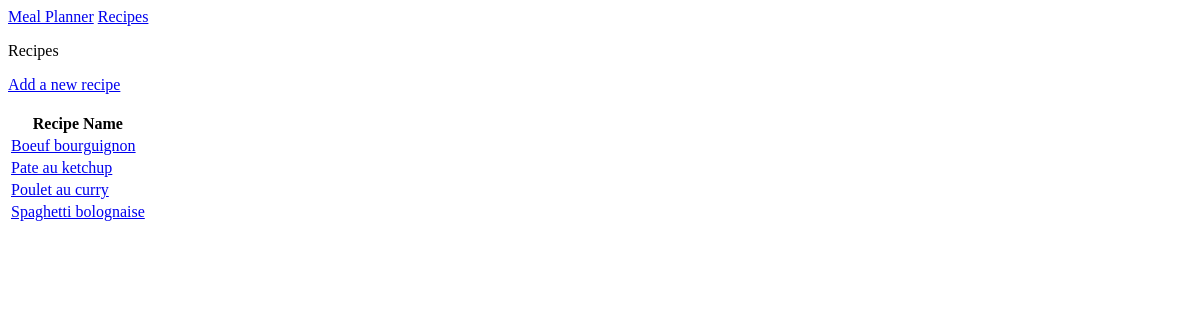
Page /recipes/ on the earlier database version.
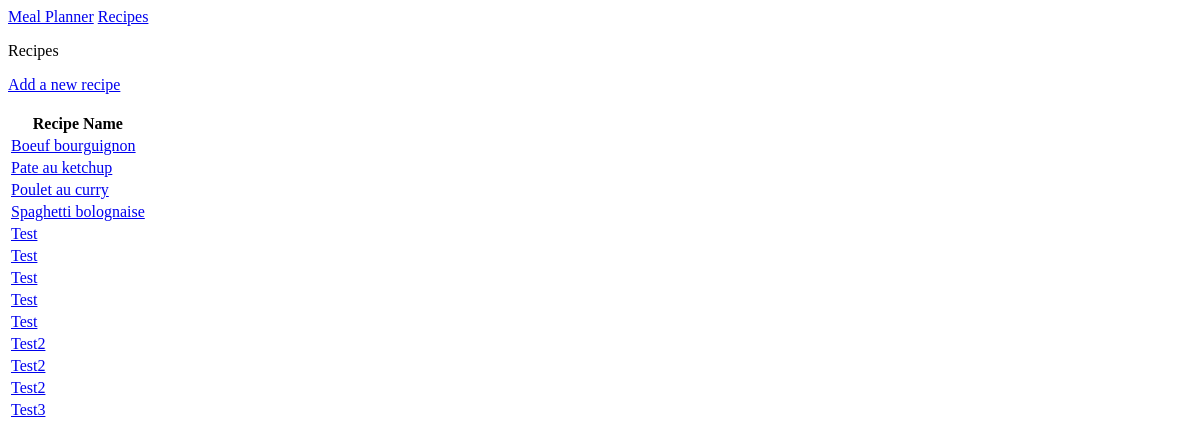
Same page on the later database version.
### meal_planners/models.py (models this page shows)
class Recipe(models.Model):
    name = models.CharField(max_length=200)
    date_added = models.DateTimeField(auto_now_add=True)
    def __str__(self):
        return self.name

### meal_planners/views.py (the view)
# urls.py: path('recipes/', views.recipes, name = 'recipes'),
def recipes(request):
    recipes = Recipe.objects.order_by('name')
    context = {'recipes' : recipes}
    return render(request, 'meal_planners/recipes.html', context)

### meal_planners/templates/meal_planners/recipes.html (shortened to what this page needs)
{%extends "meal_planners/base.html" %}
{% block content %}
    <p>Recipes</p>
    <a href="{% url 'meal_planners:new_recipe'%}">Add a new recipe</a>
    <table>
        <tr>
            <th>Recipe Name</th>
        </tr>
        {% for recipe in recipes %}
            <tr>
                <td><a href="{% url 'meal_planners:recipe' recipe.id %}">{{ recipe }}</a></td>
            </tr>
        {% empty %}
            <tr>
                <td>No recipe added yet</td>
            </tr>
        {% endfor %}
    </table>
{% endblock content %}

### meal_planners/templates/meal_planners/base.html
<p>
    <a href="{% url 'meal_planners:index' %}">Meal Planner</a>
    <a href="{% url 'meal_planners:recipes' %}">Recipes</a>
</p>
{% block content%}{%endblock content %}

Differences in the rows shown:
added Recipe: name "Test"
added Recipe: name "Test"
added Recipe: name "Test"
added Recipe: name "Test"
added Recipe: name "Test"
added Recipe: name "Test2"
added Recipe: name "Test2"
added Recipe: name "Test2"
added Recipe: name "Test3"
